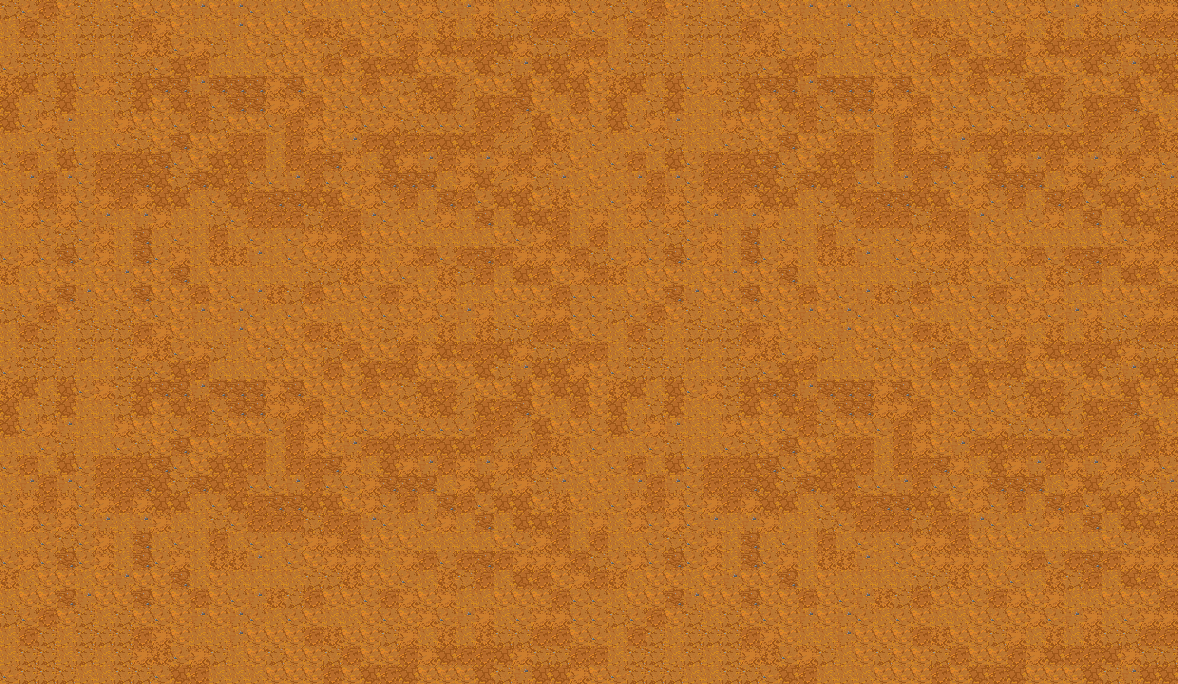

This game map was drawn from its Tiled (.tmx) file and the tilesets committed beside it. A one-line description and the full map source follow:
An orthogonal 62x36 tile map with 19x19 px tiles, 1 tile layer (Tile Layer 1).

<map version="1.10" tiledversion="1.11.2" orientation="orthogonal" renderorder="right-down" width="62" height="36" tilewidth="19" tileheight="19" infinite="0" backgroundcolor="#aa55ff" nextlayerid="4" nextobjectid="1">
 <tileset firstgid="1" source="../tilesets/dirtspritesheet.tsx" />
 <layer id="2" name="Tile Layer 1" width="62" height="36">
  <data encoding="csv">
11,8,4,9,11,6,11,9,8,9,2,9,2,8,6,8,9,6,6,9,8,9,1,8,2,1,6,8,1,1,8,8,11,8,4,9,11,6,11,9,8,9,2,9,2,8,6,8,9,6,6,9,8,9,1,8,2,1,6,8,1,1,
6,4,11,6,11,11,11,4,1,9,6,6,2,9,9,9,4,5,9,9,11,1,6,5,6,5,11,11,4,4,9,8,6,4,11,6,11,11,11,4,1,9,6,6,2,9,9,9,4,5,9,9,11,1,6,5,6,5,11,11,4,4,
6,11,11,6,11,6,11,1,5,8,1,11,6,9,11,9,9,11,4,9,9,4,1,7,4,4,7,1,11,11,4,4,6,11,11,6,11,6,11,1,5,8,1,11,6,9,11,9,9,11,4,9,9,4,1,7,4,4,7,1,11,11,
8,11,11,11,6,6,11,11,8,7,4,6,6,6,9,9,9,4,9,7,4,7,9,9,9,7,11,2,7,7,1,9,8,11,11,11,6,6,11,11,8,7,4,6,6,6,9,9,9,4,9,7,4,7,9,9,9,7,11,2,7,7,
5,7,6,7,8,1,11,7,3,3,2,3,3,3,1,3,9,9,9,4,9,11,7,4,10,9,9,7,9,7,7,9,5,7,6,7,8,1,11,7,3,3,2,3,3,3,1,3,9,9,9,4,9,11,7,4,10,9,9,7,9,7,
7,6,11,7,6,6,11,7,9,7,4,8,3,3,1,1,4,9,8,9,8,9,5,7,10,7,4,3,9,6,4,9,7,6,11,7,6,6,11,7,9,7,4,8,3,3,1,1,4,9,8,9,8,9,5,7,10,7,4,3,9,6,
7,8,1,2,6,6,1,9,9,8,4,11,9,9,8,4,1,9,1,8,1,11,8,8,8,4,4,10,7,9,9,8,7,8,1,2,6,6,1,9,9,8,4,11,9,9,8,4,1,9,1,8,1,11,8,8,8,4,4,10,7,9,
6,6,8,11,6,6,8,11,9,3,9,9,4,4,6,4,1,9,2,4,7,4,4,7,7,4,10,10,4,5,6,8,6,6,8,11,6,6,8,11,9,3,9,9,4,4,6,4,1,9,2,4,7,4,4,7,7,4,10,10,4,5,
8,4,6,7,8,4,4,7,3,8,9,7,7,4,6,4,4,3,1,6,7,1,2,4,1,2,1,4,1,8,9,6,8,4,6,7,8,4,4,7,3,8,9,7,7,4,6,4,4,3,1,6,7,1,2,4,1,2,1,4,1,8,
6,2,4,2,8,4,4,3,7,11,3,7,4,8,8,2,4,8,8,1,3,3,3,6,1,7,10,1,11,2,6,9,6,2,4,2,8,4,4,3,7,11,3,7,4,8,8,2,4,8,8,1,3,3,3,6,1,7,10,1,11,2,
8,1,4,1,8,1,4,1,7,7,6,8,7,4,3,3,7,7,9,1,8,4,6,3,4,8,7,7,9,5,9,6,8,1,4,1,8,1,4,1,7,7,6,8,7,4,3,3,7,7,9,1,8,4,6,3,4,8,7,7,9,5,
6,1,8,1,8,2,6,2,1,6,6,11,8,4,4,4,11,4,4,2,8,6,8,1,6,3,6,7,7,4,6,1,6,1,8,1,8,2,6,2,1,6,6,11,8,4,4,4,11,4,4,2,8,6,8,1,6,3,6,7,7,4,
6,6,8,11,8,1,6,3,6,8,6,4,6,8,6,8,1,1,4,9,9,9,6,6,6,6,9,8,1,4,6,4,6,6,8,11,8,1,6,3,6,8,6,4,6,8,6,8,1,1,4,9,9,9,6,6,6,6,9,8,1,4,
8,1,8,3,8,1,6,3,8,1,6,5,5,2,6,8,9,1,1,1,6,1,4,8,4,3,4,1,1,1,4,11,8,1,8,3,8,1,6,3,8,1,6,5,5,2,6,8,9,1,1,1,6,1,4,8,4,3,4,1,1,1,
5,6,9,9,6,9,2,9,9,3,6,9,6,6,6,6,11,11,5,9,9,8,6,5,11,4,6,7,4,9,1,4,5,6,9,9,6,9,2,9,9,3,6,9,6,6,6,6,11,11,5,9,9,8,6,5,11,4,6,7,4,9,
6,9,9,3,2,9,9,3,9,9,4,9,8,2,5,11,4,9,9,8,4,1,9,1,6,6,9,9,9,4,8,8,6,9,9,3,2,9,9,3,9,9,4,9,8,2,5,11,4,9,9,8,4,1,9,1,6,6,9,9,9,4,
11,8,4,9,11,6,11,9,8,9,2,9,2,8,6,8,9,6,6,9,8,9,1,8,2,1,6,8,1,1,8,8,11,8,4,9,11,6,11,9,8,9,2,9,2,8,6,8,9,6,6,9,8,9,1,8,2,1,6,8,1,1,
6,4,11,6,11,11,11,4,1,9,6,6,2,9,9,9,4,5,9,9,11,1,6,5,6,5,11,11,4,4,9,8,6,4,11,6,11,11,11,4,1,9,6,6,2,9,9,9,4,5,9,9,11,1,6,5,6,5,11,11,4,4,
6,11,11,6,11,6,11,1,5,8,1,11,6,9,11,9,9,11,4,9,9,4,1,7,4,4,7,1,11,11,4,4,6,11,11,6,11,6,11,1,5,8,1,11,6,9,11,9,9,11,4,9,9,4,1,7,4,4,7,1,11,11,
8,11,11,11,6,6,11,11,8,7,4,6,6,6,9,9,9,4,9,7,4,7,9,9,9,7,11,2,7,7,1,9,8,11,11,11,6,6,11,11,8,7,4,6,6,6,9,9,9,4,9,7,4,7,9,9,9,7,11,2,7,7,
5,7,6,7,8,1,11,7,3,3,2,3,3,3,1,3,9,9,9,4,9,11,7,4,10,9,9,7,9,7,7,9,5,7,6,7,8,1,11,7,3,3,2,3,3,3,1,3,9,9,9,4,9,11,7,4,10,9,9,7,9,7,
7,6,11,7,6,6,11,7,9,7,4,8,3,3,1,1,4,9,8,9,8,9,5,7,10,7,4,3,9,6,4,9,7,6,11,7,6,6,11,7,9,7,4,8,3,3,1,1,4,9,8,9,8,9,5,7,10,7,4,3,9,6,
7,8,1,2,6,6,1,9,9,8,4,11,9,9,8,4,1,9,1,8,1,11,8,8,8,4,4,10,7,9,9,8,7,8,1,2,6,6,1,9,9,8,4,11,9,9,8,4,1,9,1,8,1,11,8,8,8,4,4,10,7,9,
6,6,8,11,6,6,8,11,9,3,9,9,4,4,6,4,1,9,2,4,7,4,4,7,7,4,10,10,4,5,6,8,6,6,8,11,6,6,8,11,9,3,9,9,4,4,6,4,1,9,2,4,7,4,4,7,7,4,10,10,4,5,
8,4,6,7,8,4,4,7,3,8,9,7,7,4,6,4,4,3,1,6,7,1,2,4,1,2,1,4,1,8,9,6,8,4,6,7,8,4,4,7,3,8,9,7,7,4,6,4,4,3,1,6,7,1,2,4,1,2,1,4,1,8,
6,2,4,2,8,4,4,3,7,11,3,7,4,8,8,2,4,8,8,1,3,3,3,6,1,7,10,1,11,2,6,9,6,2,4,2,8,4,4,3,7,11,3,7,4,8,8,2,4,8,8,1,3,3,3,6,1,7,10,1,11,2,
8,1,4,1,8,1,4,1,7,7,6,8,7,4,3,3,7,7,9,1,8,4,6,3,4,8,7,7,9,5,9,6,8,1,4,1,8,1,4,1,7,7,6,8,7,4,3,3,7,7,9,1,8,4,6,3,4,8,7,7,9,5,
6,1,8,1,8,2,6,2,1,6,6,11,8,4,4,4,11,4,4,2,8,6,8,1,6,3,6,7,7,4,6,1,6,1,8,1,8,2,6,2,1,6,6,11,8,4,4,4,11,4,4,2,8,6,8,1,6,3,6,7,7,4,
6,6,8,11,8,1,6,3,6,8,6,4,6,8,6,8,1,1,4,9,9,9,6,6,6,6,9,8,1,4,6,4,6,6,8,11,8,1,6,3,6,8,6,4,6,8,6,8,1,1,4,9,9,9,6,6,6,6,9,8,1,4,
8,1,8,3,8,1,6,3,8,1,6,5,5,2,6,8,9,1,1,1,6,1,4,8,4,3,4,1,1,1,4,11,8,1,8,3,8,1,6,3,8,1,6,5,5,2,6,8,9,1,1,1,6,1,4,8,4,3,4,1,1,1,
5,6,9,9,6,9,2,9,9,3,6,9,6,6,6,6,11,11,5,9,9,8,6,5,11,4,6,7,4,9,1,4,5,6,9,9,6,9,2,9,9,3,6,9,6,6,6,6,11,11,5,9,9,8,6,5,11,4,6,7,4,9,
6,9,9,3,2,9,9,3,9,9,4,9,8,2,5,11,4,9,9,8,4,1,9,1,6,6,9,9,9,4,8,8,6,9,9,3,2,9,9,3,9,9,4,9,8,2,5,11,4,9,9,8,4,1,9,1,6,6,9,9,9,4,
11,8,4,9,11,6,11,9,8,9,2,9,2,8,6,8,9,6,6,9,8,9,1,8,2,1,6,8,1,1,8,8,11,8,4,9,11,6,11,9,8,9,2,9,2,8,6,8,9,6,6,9,8,9,1,8,2,1,6,8,1,1,
6,4,11,6,11,11,11,4,1,9,6,6,2,9,9,9,4,5,9,9,11,1,6,5,6,5,11,11,4,4,9,8,6,4,11,6,11,11,11,4,1,9,6,6,2,9,9,9,4,5,9,9,11,1,6,5,6,5,11,11,4,4,
6,11,11,6,11,6,11,1,5,8,1,11,6,9,11,9,9,11,4,9,9,4,1,7,4,4,7,1,11,11,4,4,6,11,11,6,11,6,11,1,5,8,1,11,6,9,11,9,9,11,4,9,9,4,1,7,4,4,7,1,11,11,
8,11,11,11,6,6,11,11,8,7,4,6,6,6,9,9,9,4,9,7,4,7,9,9,9,7,11,2,7,7,1,9,8,11,11,11,6,6,11,11,8,7,4,6,6,6,9,9,9,4,9,7,4,7,9,9,9,7,11,2,7,7
</data>
 </layer>
</map>
